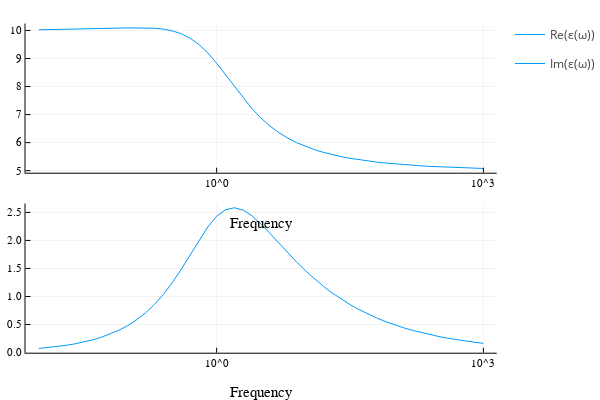

Source (notebook cell):
### Code cell
omega = exp10.(-2:.1:3)
eps_s = 10.
eps_inf = 5.
tau = 1.
alpha = .8
beta = .6

m = HavriliakNegamiModel(eps_s, eps_inf, tau, alpha, beta)
ε = m.(omega)

plot(omega, [real(ε) imag(ε)], label=["Re(ε(ω))" "Im(ε(ω))"], xlabel="Frequency", layout=(2, 1), xaxis=:log10)

### Figure 1 — Plotly figure (JSON) as saved in the notebook; plotly's stock layout.template omitted (floating-point values rounded to 4 significant figures)
{"data": [{"colorbar": {"title": ""}, "legendgroup": "Re(ε(ω))", "line": {"color": "rgba(0, 154, 250, 1.000)", "dash": "solid", "shape": "linear", "width": 1}, "mode": "lines", "name": "Re(ε(ω))", "showlegend": true, "type": "scatter", "x": [0.01, 0.01259, 0.01585, 0.01995, 0.02512, 0.03162, 0.03981, 0.05012, 0.0631, 0.07943, 0.1, 0.1259, 0.1585, 0.1995, 0.2512, 0.3162, 0.3981, 0.5012, 0.631, 0.7943, 1, 1.259, 1.585, 1.995, 2.512, 3.162, 3.981, 5.012, 6.31, 7.943, 10, 12.59, 15.85, 19.95, 25.12, 31.62, 39.81, 50.12, 63.1, 79.43, 100, 125.9, 158.5, 199.5, 251.2, 316.2, 398.1, 501.2, 631.0, 794.3, 1000], "xaxis": "x1", "y": [10.02, 10.03, 10.03, 10.04, 10.04, 10.05, 10.06, 10.07, 10.08, 10.08, 10.09, 10.1, 10.09, 10.08, 10.05, 9.986, 9.885, 9.728, 9.502, 9.2, 8.831, 8.416, 7.987, 7.574, 7.198, 6.87, 6.59, 6.356, 6.16, 5.998, 5.862, 5.748, 5.653, 5.571, 5.501, 5.442, 5.39, 5.345, 5.306, 5.272, 5.242, 5.215, 5.192, 5.171, 5.153, 5.136, 5.122, 5.109, 5.097, 5.087, 5.078], "yaxis": "y1", "zmax": null, "zmin": null}, {"colorbar": {"title": ""}, "legendgroup": "Im(ε(ω))", "line": {"color": "rgba(0, 154, 250, 1.000)", "dash": "solid", "shape": "linear", "width": 1}, "mode": "lines", "name": "Im(ε(ω))", "showlegend": true, "type": "scatter", "x": [0.01, 0.01259, 0.01585, 0.01995, 0.02512, 0.03162, 0.03981, 0.05012, 0.0631, 0.07943, 0.1, 0.1259, 0.1585, 0.1995, 0.2512, 0.3162, 0.3981, 0.5012, 0.631, 0.7943, 1, 1.259, 1.585, 1.995, 2.512, 3.162, 3.981, 5.012, 6.31, 7.943, 10, 12.59, 15.85, 19.95, 25.12, 31.62, 39.81, 50.12, 63.1, 79.43, 100, 125.9, 158.5, 199.5, 251.2, 316.2, 398.1, 501.2, 631.0, 794.3, 1000], "xaxis": "x2", "y": [0.07254, 0.08742, 0.1054, 0.1271, 0.1534, 0.1853, 0.224, 0.2709, 0.3279, 0.3973, 0.4817, 0.5842, 0.7083, 0.8578, 1.036, 1.244, 1.481, 1.739, 2.0, 2.241, 2.431, 2.549, 2.583, 2.539, 2.435, 2.291, 2.126, 1.952, 1.779, 1.613, 1.458, 1.314, 1.182, 1.062, 0.9538, 0.8557, 0.7674, 0.6879, 0.6165, 0.5524, 0.4949, 0.4433, 0.397, 0.3556, 0.3185, 0.2852, 0.2554, 0.2287, 0.2048, 0.1834, 0.1642], "yaxis": "y2", "zmax": null, "zmin": null}], "layout": {"annotations": [], "height": 400, "legend_position": {"bgcolor": "rgba(255, 255, 255, 1.000)", "bordercolor": "rgba(0, 0, 0, 1.000)", "borderwidth": 1, "font": {"color": "rgba(0, 0, 0, 1.000)", "family": "sans-serif", "size": 11}, "title": {"font": {"color": "rgba(0, 0, 0, 1.000)", "family": "sans-serif", "size": 15}, "text": ""}, "tracegroupgap": 0, "traceorder": "normal", "x": 1, "xanchor": "auto", "y": 1, "yanchor": "auto"}, "margin": {"b": 20, "l": 0, "r": 0, "t": 20}, "paper_bgcolor": "rgba(255, 255, 255, 1.000)", "plot_bgcolor": "rgba(255, 255, 255, 1.000)", "showlegend": true, "width": 600, "xaxis1": {"anchor": "y1", "domain": [0.05101, 0.9934], "gridcolor": "rgba(0, 0, 0, 0.100)", "gridwidth": 0.5, "linecolor": "rgba(0, 0, 0, 1.000)", "mirror": false, "range": [-2.15, 3.15], "showgrid": true, "showline": true, "showticklabels": true, "tickangle": 0, "tickcolor": "rgb(0, 0, 0)", "tickfont": {"color": "rgba(0, 0, 0, 1.000)", "family": "sans-serif", "size": 11}, "tickmode": "array", "ticks": "inside", "ticktext": ["10^0", "10^3"], "tickvals": [1, 1000], "title": "Frequency", "titlefont": {"color": "rgba(0, 0, 0, 1.000)", "family": "sans-serif", "size": 15}, "type": "log", "visible": true, "zeroline": false, "zerolinecolor": "rgba(0, 0, 0, 1.000)"}, "xaxis2": {"anchor": "y2", "domain": [0.05101, 0.9934], "gridcolor": "rgba(0, 0, 0, 0.100)", "gridwidth": 0.5, "linecolor": "rgba(0, 0, 0, 1.000)", "mirror": false, "range": [-2.15, 3.15], "showgrid": true, "showline": true, "showticklabels": true, "tickangle": 0, "tickcolor": "rgb(0, 0, 0)", "tickfont": {"color": "rgba(0, 0, 0, 1.000)", "family": "sans-serif", "size": 11}, "tickmode": "array", "ticks": "inside", "ticktext": ["10^0", "10^3"], "tickvals": [1, 1000], "title": "Frequency", "titlefont": {"color": "rgba(0, 0, 0, 1.000)", "family": "sans-serif", "size": 15}, "type": "log", "visible": true, "zeroline": false, "zerolinecolor": "rgba(0, 0, 0, 1.000)"}, "yaxis1": {"anchor": "x1", "domain": [0.5758, 0.9902], "gridcolor": "rgba(0, 0, 0, 0.100)", "gridwidth": 0.5, "linecolor": "rgba(0, 0, 0, 1.000)", "mirror": false, "range": [4.927, 10.25], "showgrid": true, "showline": true, "showticklabels": true, "tickangle": 0, "tickcolor": "rgb(0, 0, 0)", "tickfont": {"color": "rgba(0, 0, 0, 1.000)", "family": "sans-serif", "size": 11}, "tickmode": "array", "ticks": "inside", "ticktext": ["5", "6", "7", "8", "9", "10"], "tickvals": [5, 6, 7, 8, 9, 10], "title": "", "titlefont": {"color": "rgba(0, 0, 0, 1.000)", "family": "sans-serif", "size": 15}, "type": "-", "visible": true, "zeroline": false, "zerolinecolor": "rgba(0, 0, 0, 1.000)"}, "yaxis2": {"anchor": "x2", "domain": [0.07581, 0.4902], "gridcolor": "rgba(0, 0, 0, 0.100)", "gridwidth": 0.5, "linecolor": "rgba(0, 0, 0, 1.000)", "mirror": false, "range": [-0.002765, 2.658], "showgrid": true, "showline": true, "showticklabels": true, "tickangle": 0, "tickcolor": "rgb(0, 0, 0)", "tickfont": {"color": "rgba(0, 0, 0, 1.000)", "family": "sans-serif", "size": 11}, "tickmode": "array", "ticks": "inside", "ticktext": ["0.0", "0.5", "1.0", "1.5", "2.0", "2.5"], "tickvals": [0, 0.5, 1, 1.5, 2, 2.5], "title": "", "titlefont": {"color": "rgba(0, 0, 0, 1.000)", "family": "sans-serif", "size": 15}, "type": "-", "visible": true, "zeroline": false, "zerolinecolor": "rgba(0, 0, 0, 1.000)"}}}
